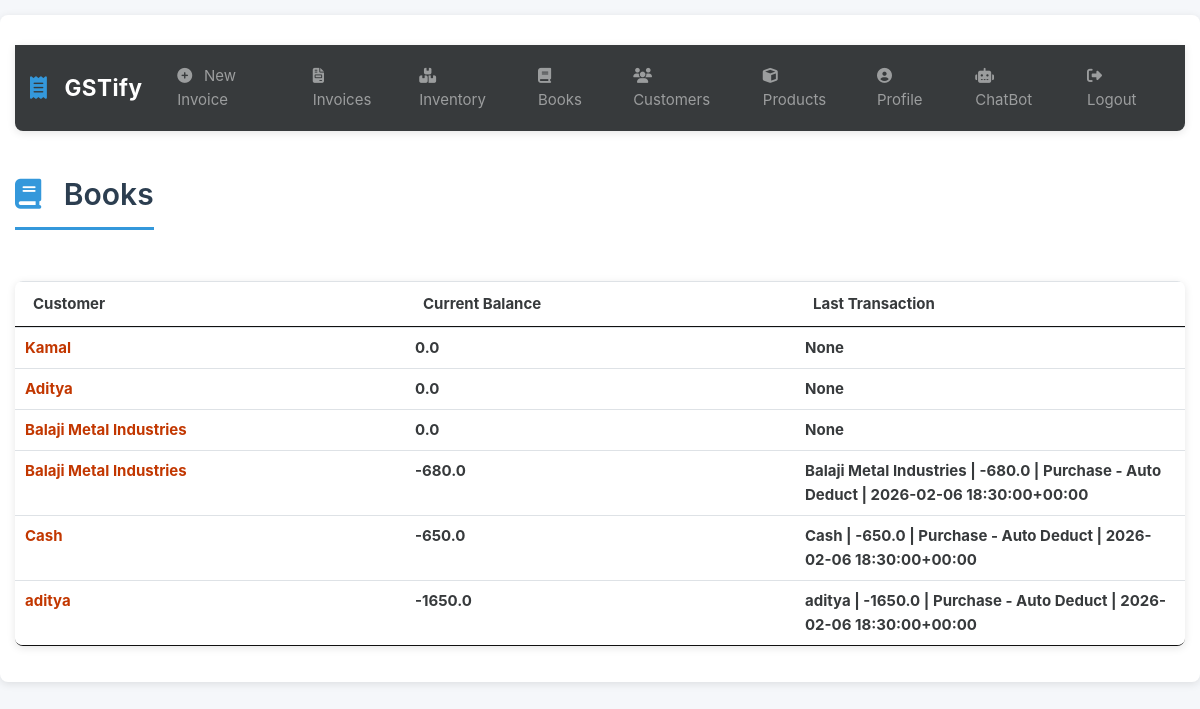
The app's page /books (signed in) with its own data.
### gstbillingapp/models.py (models this page shows, shortened)
class Book(models.Model):
    user = models.ForeignKey(User, null=True, blank=True, on_delete=models.SET_NULL)
    customer = models.ForeignKey(Customer, null=True, blank=True, on_delete=models.SET_NULL)
    current_balance = models.FloatField(default=0)
    last_log = models.ForeignKey('BookLog', null=True, blank=True, default=None, on_delete=models.SET_NULL)

class Customer(models.Model):
    user = models.ForeignKey(User, null=True, blank=True, on_delete=models.SET_NULL)
    customer_name = models.CharField(max_length=200)
    customer_address = models.TextField(max_length=600, blank=True, null=True)
    customer_phone = models.CharField(max_length=14, blank=True, null=True)
    customer_gst = models.CharField(max_length=15, blank=True, null=True)

class BookLog(models.Model):
    parent_book = models.ForeignKey(Book, null=True, blank=True, on_delete=models.CASCADE)
    date = models.DateTimeField(default=datetime.now, blank=True, null=True)
    last_modified = models.DateTimeField(auto_now=True)
    CHANGE_TYPES = [
        (0, 'Paid'),
        (1, 'Purchased Items'),
        (2, 'Sold Items'),
        (4, 'Other'),
    ]
    change_type = models.IntegerField(choices=CHANGE_TYPES, default=0)
    change = models.FloatField(default=0.0)
    associated_invoice = models.ForeignKey(Invoice, blank=True, null=True, default=None, on_delete=models.SET_NULL)
    description = models.TextField(max_length=600, blank=True, null=True)
    def __str__(self):
        return self.parent_book.customer.customer_name + " | " + str(self.change) + " | " + self.description + " | " + str(self.date)

### gstbillingapp/views.py (the view)
# urls.py: path('books', views.books, name='books'),
@login_required
def books(request):
    context = {}
    context['book_list'] = Book.objects.filter(user=request.user)
    return render(request, 'gstbillingapp/books.html', context)

### gstbillingapp/templates/gstbillingapp/books.html (shortened to what this page needs)
{% extends "gstbillingapp/base.html" %}
{% load static %}
{% block content %}
<div class="row">
	<div class="col">
		<h2><i class="fas fa-book"></i> Books</h2>
	</div>
</div>
<table class="table table-hover font-weight-bold" id="book-table">
	<thead>
		<tr>
			<th>Customer</th>
			<th>Current Balance</th>
			<th>Last Transaction</th>
		</tr>
	</thead>
	<tbody class="two-col-form">
		{% for book in book_list %}
		<tr onclick="window.location='{% url 'book_logs' book.id %}';">
			<td><a href="{% url 'book_logs' book.id %}">{{book.customer.customer_name}}</a></td>
			<td>{{book.current_balance}}</td>
			<td>{{book.last_log}}</td>
		</tr>
		{% endfor %}
	</tbody>
</table>
{% endblock %}

### gstbillingapp/static/gstbillingapp/main.css (style rules this page uses)
:root { --primary-color: #2c3e50; --secondary-color: #3498db; --success-color: #27ae60; --danger-color: #e74c3c; --warning-color: #f39c12; --info-color: #17a2b8; --light-bg: #f8f9fa; --border-radius: 8px; --transition: all 0.3s ease; --shadow: 0 2px 8px rgba(0, 0, 0, 0.1); --shadow-hover: 0 4px 12px rgba(0, 0, 0, 0.15); }
body { font-family: -apple-system, BlinkMacSystemFont, 'Segoe UI', Roboto, 'Helvetica Neue', Arial, sans-serif; background-color: #f5f7fa; color: #333; line-height: 1.6; }
html { scroll-behavior: smooth; }
.table { border-radius: var(--border-radius); overflow: hidden; box-shadow: var(--shadow); }
.two-col-form td, .two-col-form th { width: 25%; }
#inventory-table tr, #book-table tr, #invoice-table tr, #customer-table tr, #product-table tr { transition: var(--transition); }
h2 { color: var(--primary-color); font-weight: 600; margin-bottom: 1.5em; margin-top: 0.5em; padding-bottom: 0.5em; border-bottom: 3px solid var(--secondary-color); display: inline-block; }
h2 i { color: var(--secondary-color); margin-right: 0.5em; }

### records on screen
Book: customer.customer_name "Kamal", current_balance "0.0", last_log "None"
Book: customer.customer_name "Aditya", current_balance "0.0", last_log "None"
Book: customer.customer_name "Balaji Metal Industries", current_balance "0.0", last_log "None"
Book: customer.customer_name "Balaji Metal Industries", current_balance "-680.0", last_log "Balaji Metal Industries | -680.0 | Purchase - Auto Deduct | 2026-02-06 18:30:00+00:00"
Book: customer.customer_name "Cash", current_balance "-650.0", last_log "Cash | -650.0 | Purchase - Auto Deduct | 2026-02-06 18:30:00+00:00"
Book: customer.customer_name "aditya", current_balance "-1650.0", last_log "aditya | -1650.0 | Purchase - Auto Deduct | 2026-02-06 18:30:00+00:00"
